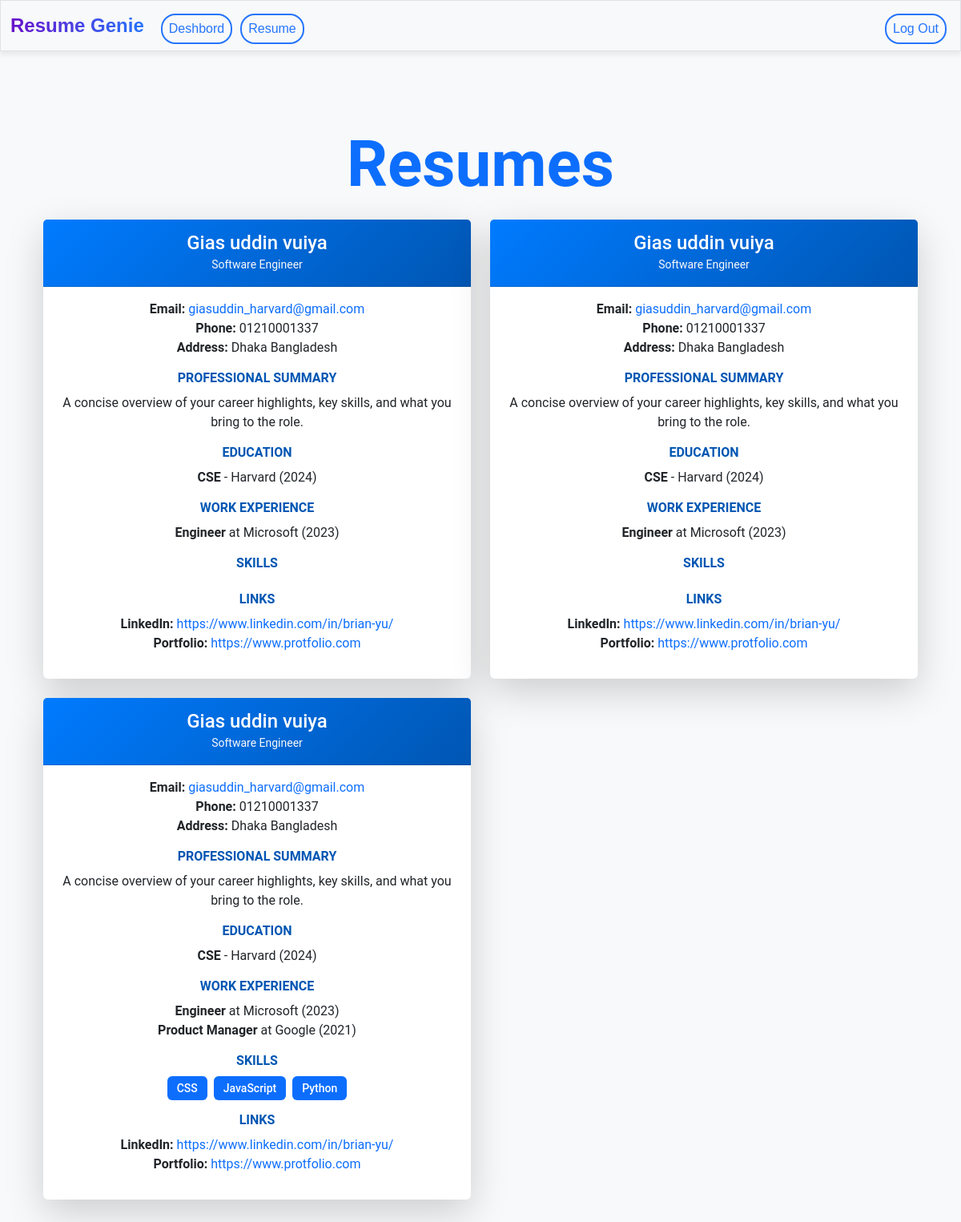
The app's page /resume (signed in) with its own data.
### tables this page shows
CREATE TABLE resumes(
    id INTEGER PRIMARY KEY AUTOINCREMENT,
    user_id INTEGER NOT NULL,
    title TEXT NOT NULL,
    name TEXT NOT NULL,
    email TEXT NOT NULL,
    phone TEXT,
    address TEXT,
    linkedin TEXT,
    portfolio TEXT,
    professional_summary TEXT,
    education TEXT,
    work_experience TEXT,
    skills TEXT,
    created_at TIMESTAMP DEFAULT CURRENT_TIMESTAMP,
    FOREIGN KEY (user_id) REFERENCES users(id)
);

### app.py (the view)
@app.route("/resume", methods=["GET"])
@login_required
def resume():
    try:
        user_id = session["user_id"]
        print(user_id)
        resumes = db.execute("SELECT * FROM resumes WHERE user_id = ?", user_id)
        for resume in resumes:
            if 'education' in resume and resume['education']:
                resume['education'] = json.loads(resume['education'])
            if 'work_experience' in resume and resume['work_experience']:
                resume['work_experience'] = json.loads(resume['work_experience'])
            if 'skills' in resume and resume['skills']:
                resume['skills'] = json.loads(resume['skills'])
        print(resume)
        return render_template("resume.html", resumes=resumes)
    except Exception as e:
        app.logger.error(f"Error fetching resumes: {e}")
        flash("An error occurred while fetching resumes.")
        return render_template("resume.html", resumes=[])

### app.py (called while the page is built)
@app.after_request
def after_request(response):
    response.headers["Cache-Control"] = "no-cache, no-store, must-revalidate"
    response.headers["Expires"] = 0
    response.headers["Pragma"] = "no-cache"
    return response

### helpers.py (called while the page is built)
def login_required(f):
    @wraps(f)
    def decorated_function(*args, **kwargs):
        if session.get("user_id") is None:
            return redirect("/login")
        return f(*args, **kwargs)
    return decorated_function

### templates/resume.html (shortened to what this page needs)
{% extends "layout.html" %}
{% block main %}
<div class="container my-5">
    <h1 class="text-center mb-4 text-primary fw-bold">Resumes</h1>
    {% if resumes %}
        <div class="row g-4">
            {% for resume in resumes %}
            <div class="col-lg-6 col-md-12">
                <div class="card resume-card shadow-lg border-0">
                    <div class="card-header bg-gradient-primary text-white">
                        <h4 class="mb-0">{{ resume.name }}</h4>
                        <small class="text-light">{{ resume.title }}</small>
                    </div>
                    <div class="card-body">
                        <div class="resume-section">
                            <p>
                                <strong>Email:</strong>
                                <a href="mailto:{{ resume.email }}" class="text-decoration-none text-primary">{{ resume.email }}</a><br>
                                <strong>Phone:</strong> {{ resume.phone }}<br>
                                <strong>Address:</strong> {{ resume.address }}
                            </p>
                        </div>
                        <div class="resume-section">
                            <h5 class="section-title">Professional Summary</h5>
                            <p>{{ resume.professional_summary }}</p>
                        </div>
                        <div class="resume-section">
                            <h5 class="section-title">Education</h5>
                            <ul class="list-unstyled">
                                {% for edu in resume.education %}
                                <li>
                                    <strong>{{ edu.degree }}</strong> - {{ edu.institution }} ({{ edu.year }})
                                </li>
                                {% endfor %}
                            </ul>
                        </div>
                        <div class="resume-section">
                            <h5 class="section-title">Work Experience</h5>
                            <ul class="list-unstyled">
                                {% for work in resume.work_experience %}
                                <li>
                                    <strong>{{ work.role }}</strong> at {{ work.company }} ({{ work.year }})
                                </li>
                                {% endfor %}
                            </ul>
                        </div>
                        <div class="resume-section">
                            <h5 class="section-title">Skills</h5>
                            <div class="d-flex flex-wrap gap-2">
                                {% for skill in resume.skills %}
                                <span class="badge bg-primary text-white">{{ skill }}</span>
                                {% endfor %}
                            </div>
                        </div>
                        <div class="resume-section">
                            <h5 class="section-title">Links</h5>
                            <p>
                                {% if resume.linkedin %}
                                <strong>LinkedIn:</strong>
                                <a href="{{ resume.linkedin }}" target="_blank" class="text-decoration-none text-primary">{{ resume.linkedin }}</a><br>
                                {% endif %}
                                {% if resume.portfolio %}
                                <strong>Portfolio:</strong>
                                <a href="{{ resume.portfolio }}" target="_blank" class="text-decoration-none text-primary">{{ resume.portfolio }}</a>
                                {% endif %}
                            </p>
                        </div>
                    </div>
                </div>
            </div>
            {% endfor %}
        </div>
    {% else %}
        <div class="alert alert-warning text-center" role="alert">
            No resumes found.
        </div>
    {% endif %}
</div>
{% endblock %}

### static/css/style.css (style rules this page uses)
body { background-color: aliceblue; }
.fw-bold { font-style: normal; font-size: 80px; line-height: 90px; text-align: center; }
.d-flex { justify-content: center; }
body { font-family: 'Roboto', sans-serif; background-color: #f8f9fa; color: #333; }
.resume-card { transition: transform 0.3s ease, box-shadow 0.3s ease; }
.resume-card .card-header { background: linear-gradient(135deg, #007bff, #0056b3); padding: 15px 20px; }
.resume-card .resume-section { margin-bottom: 15px; }
.resume-card .section-title { font-weight: 600; color: #0056b3; margin-bottom: 10px; text-transform: uppercase; font-size: 16px; }
a.text-primary { color: #007bff; text-decoration: none; }
.badge { padding: 8px 12px; font-size: 14px; font-weight: 500; }

### records on screen
resumes: name "Gias uddin vuiya", title "Software Engineer", email "giasuddin_harvard@gmail.com", phone "01210001337", address "Dhaka Bangladesh", professional_summary "A concise overview of your career highlights, key skills, and what you bring to the role.", degree "CSE", institution "Harvard", year "2024", role "Engineer", company "Microsoft", year "2023", linkedin "https://www.linkedin.com/in/brian-yu/", portfolio "https://www.protfolio.com"
resumes: name "Gias uddin vuiya", title "Software Engineer", email "giasuddin_harvard@gmail.com", phone "01210001337", address "Dhaka Bangladesh", professional_summary "A concise overview of your career highlights, key skills, and what you bring to the role.", degree "CSE", institution "Harvard", year "2024", role "Engineer", company "Microsoft", year "2023", linkedin "https://www.linkedin.com/in/brian-yu/", portfolio "https://www.protfolio.com"
resumes: name "Gias uddin vuiya", title "Software Engineer", email "giasuddin_harvard@gmail.com", phone "01210001337", address "Dhaka Bangladesh", professional_summary "A concise overview of your career highlights, key skills, and what you bring to the role.", degree "CSE", institution "Harvard", year "2024", role "Engineer" "Product Manager", company "Microsoft" "Google", year "2023" "2021", skills "CSS" "JavaScript" "Python", linkedin "https://www.linkedin.com/in/brian-yu/", portfolio "https://www.protfolio.com"
